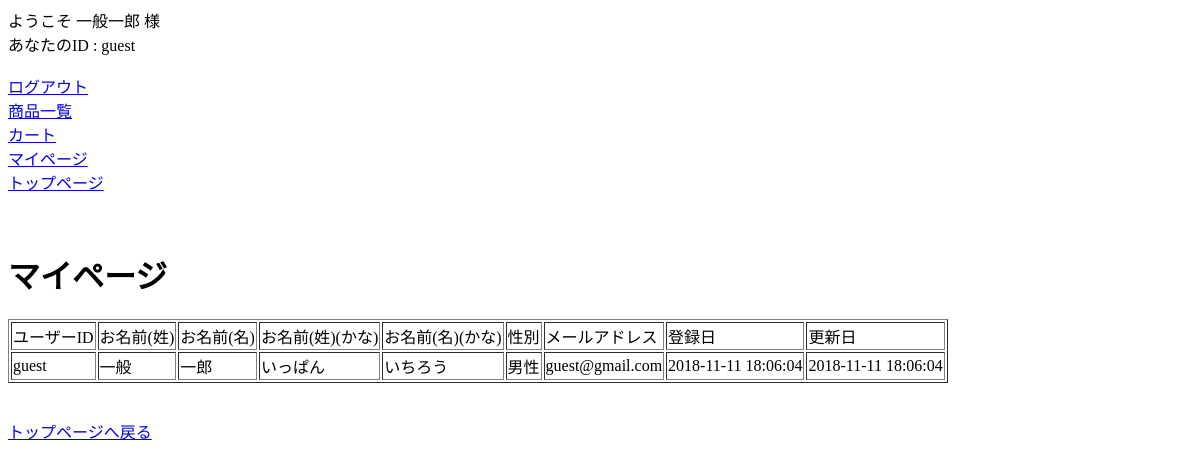
/user/myPage.php (signed in), run on an earlier commit of the app's database.
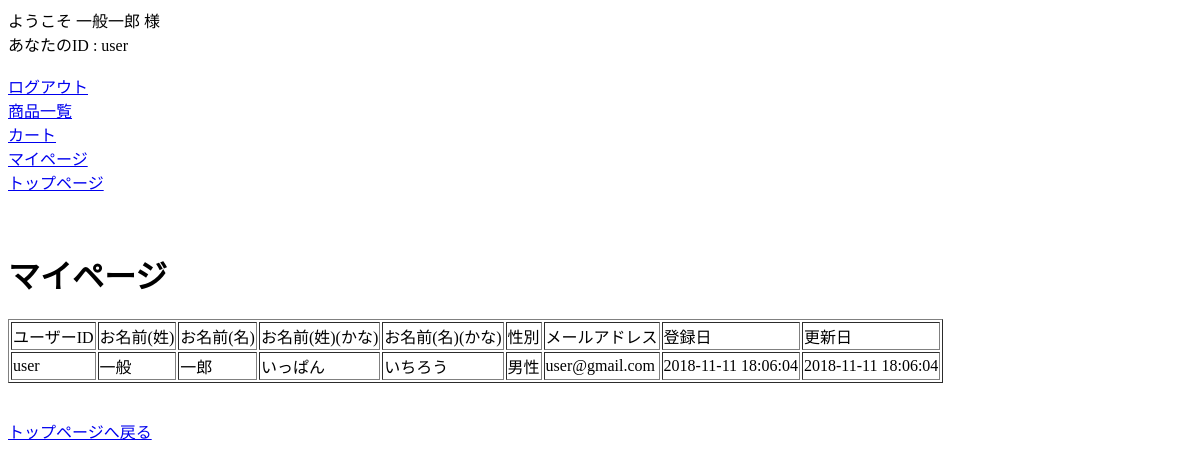
And on a later commit of the database.
### tables this page shows
create table user_info(
id int primary key not null auto_increment,
user_id varchar(16) not null unique,
password varchar(16) not null,
family_name varchar(32) not null,
first_name varchar(32) not null,
family_name_kana varchar(32) not null,
first_name_kana varchar(32) not null,
sex tinyint default 0 not null,
email varchar(32) not null,
status tinyint default 0 not null,
logined tinyint default 0 not null,
regist_date datetime not null,
update_date datetime
)
default charset=utf8;

### common/ConnectDB.php (called while the page is built, shortened)
<?php
class ConnectDB
{
    public function pdo()
    {
        $dsn = 'mysql:dbname='.self::DBNAME.';host='.self::HOST.';charset='.self::CHARSET;
        $user = self::USER;
        $password = self::PASSWORD;
        $pdo = new PDO($dsn, $user, $password);
        $pdo->setAttribute(PDO::ATTR_ERRMODE, PDO::ERRMODE_EXCEPTION);
        return $pdo;
    }
    public function exec($sql, $args)
    {
        $tmp = $this->pdo();
        $stmt = $tmp->prepare($sql);
        $stmt->execute($args);
        return $stmt;
    }
}

### class/User.php (called while the page is built, shortened)
<?php
require_once($_SERVER['DOCUMENT_ROOT'].'/index/OriginalECSitePHP/common/ConnectDB.php');
class User
{
    public function getUser($id)
    {
        try {
            $dbh = new ConnectDB();
            $sql = 'SELECT * FROM user_info WHERE id=?';
            $args[] = $id;
            $stmt = $dbh->exec($sql, $args);
            $user = $stmt->fetch(PDO::FETCH_ASSOC);
            return $user;
        } catch (Exception $e) {
            echo 'ただいま障害により大変ご迷惑をお掛けしております。';
            exit();
        }
    }
}

### user/myPage.php (the view, shortened to what this page needs)
<?php
include($_SERVER['DOCUMENT_ROOT'].'/index/OriginalECSitePHP/header.php');
require_once($_SERVER['DOCUMENT_ROOT'].'/index/OriginalECSitePHP/class/User.php');
$user = new User();
$loginUser = $user->getUser($_SESSION['login_id']);
?>
<!DOCTYPE html>
<html>
<head>
</head>
<body>
  <h1>マイページ</h1>
  <table border="1">
    <tr>
      <td>ユーザーID</td>
      <td>お名前(姓)</td>
      <td>お名前(名)</td>
      <td>お名前(姓)(かな)</td>
      <td>お名前(名)(かな)</td>
      <td>性別</td>
      <td>メールアドレス</td>
      <td>登録日</td>
      <td>更新日</td>
    </tr>
    <tr>
      <td>
        <?php echo $loginUser['user_id'] ?>
      </td>
      <td>
        <?php echo $loginUser['family_name'] ?>
      </td>
      <td>
        <?php echo $loginUser['first_name'] ?>
      </td>
      <td>
        <?php echo $loginUser['family_name_kana'] ?>
      </td>
      <td>
        <?php echo $loginUser['first_name_kana'] ?>
      </td>
      <td>
        <?php if ($loginUser['sex'] == 0) {
    echo '男性';
} else {
    echo '女性';
} ?>
      </td>
      <td>
        <?php echo $loginUser['email'] ?>
      </td>
      <td>
        <?php echo $loginUser['regist_date'] ?>
      </td>
      <td>
        <?php echo $loginUser['update_date'] ?>
      </td>
    </tr>
  </table>
  <br /><br />
  <a href=/index/OriginalECSitePHP/topPage.php>トップページへ戻る </a> <br />
</body>
</html>

### header.php (shortened to what this page needs)
<?php
if (isset($_SESSION['login_flg']) == false) {
    echo 'ようこそ ゲスト 様 ';
    echo '<br />';
    echo 'あなたのID : ';
    if (isset($_SESSION['temp_user_id']) == false) {
        $temp_user_id = makeRandStr(16);
        $_SESSION['login_user_id'] = $temp_user_id;
        $_SESSION['temp_user_id'] = $temp_user_id;
    }
    echo $_SESSION['temp_user_id'];
    echo '<br /><br />';
    echo '<a href=/index/OriginalECSitePHP/login.php>ログイン</a><br />';
    echo '<a href=/index/OriginalECSitePHP/user/createUser.php>会員登録</a><br />';
    echo '<a href=/index/OriginalECSitePHP/product/productList.php>商品一覧</a><br />';
    echo '<a href=/index/OriginalECSitePHP/user/cart.php>カート</a><br />';
    echo '<a href=/index/OriginalECSitePHP/topPage.php>トップページ</a><br />';
    echo '<br /><br />';
} elseif ($_SESSION['status'] == 0) {
    echo $_SESSION['login_family_name'].$_SESSION['login_first_name'];
    echo ' 様 ';
    echo 'あなたのID : '.$_SESSION['login_user_id'];
    echo '<a href=/index/OriginalECSitePHP/logout.php>ログアウト</a><br />';
    echo '<a href=/index/OriginalECSitePHP/product/productList.php>商品一覧</a><br />';
    echo '<a href=/index/OriginalECSitePHP/user/cart.php>カート</a><br />';
    echo '<a href=/index/OriginalECSitePHP/user/myPage.php>マイページ</a><br />';
    echo '<a href=/index/OriginalECSitePHP/topPage.php>トップページ</a><br />';
}

What changed in the data, as far as the page shows it:
changed user_info "一般": user "guest" → "user"; email "guest@gmail.com" → "user@gmail.com"
Also different on the page:
$_SESSION['login_user_id']: "guest" → "user"
